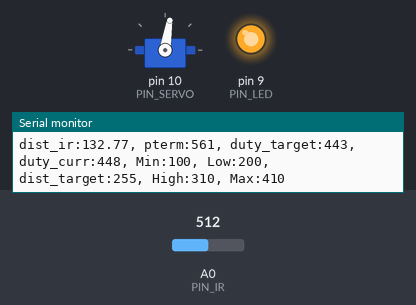
Recording of a sketch running on a simulated Arduino Uno, built with avr-gcc and run on an emulated ATmega328P. Parts: servo, output pins drawn as LEDs (lit = HIGH), the last lines printed to the serial monitor. The test bench sets the inputs (shaded band); at power-on: A0 (PIN_IR) = 512.

Above: at 1.2 s.
1.3 s: A0 (PIN_IR) set to 245
At 2.5 s:
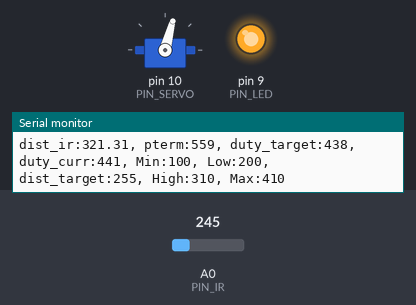
3.0 s: A0 (PIN_IR) set to 122
At 3.8 s:
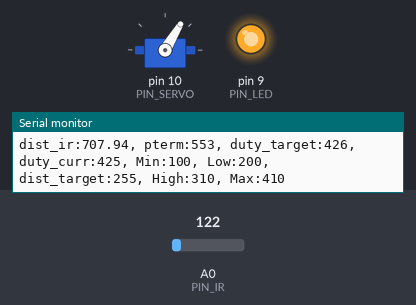
4.6 s: A0 (PIN_IR) set to 14
6.1 s: A0 (PIN_IR) set to 11
At 7.5 s:
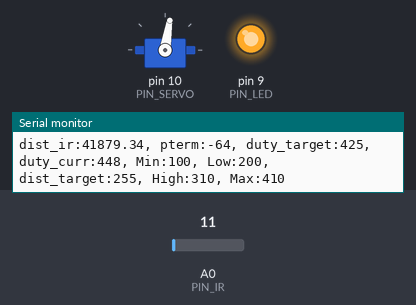
7.8 s: A0 (PIN_IR) set to 40
At 8.6 s:
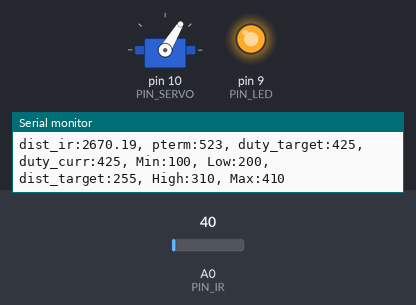
Timing chart, 0 to 10.4 s (numbered marks = the images above; inputs shaded):
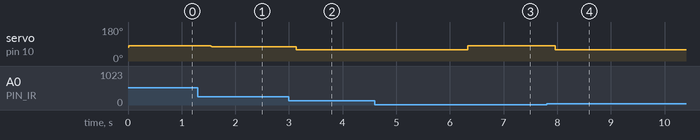

The sketch:

Proportional_Control.ino
```cpp
#include <Servo.h>

// Configurable parameters

// Arduino pin assignment
#define PIN_LED 9
#define PIN_SERVO 10
#define PIN_IR A0

//FrameWork setting
#define _DIST_TARGET 255
#define _DIST_MIN 100
#define _DIST_MAX 410

// Distance sensor
#define _DIST_ALPHA 0.5 // EMA filter is abled

// Servo range
#define _DUTY_MIN 1150
#define _DUTY_NEU 1300
#define _DUTY_MAX 1380

// Servo speed control
#define _SERVO_ANGLE 30 // angle b/w DUTY_MAX and DUTY_MIN
#define _SERVO_SPEED 30 // servo speed limit (deg/sec)

// Event periods
#define _INTERVAL_DIST 10 // distance sensor interval (ms)
#define _INTERVAL_SERVO 10 // servo interval (ms)
#define _INTERVAL_SERIAL 100 // serial interval (ms)

// PID parameters
#define _KP 0.3 // proportional gain *****
#define _KI 0
#define _KD 0

//global variables
float alpha = _DIST_ALPHA;
float dist_raw_list[30];
int dist_index = 0;

int a, b; // unit: mm

// Servo instance
Servo myservo;

// Distance sensor
float dist_target = _DIST_TARGET; // location to send the ball
float dist_raw, dist_mid;
// float dist_raw, dist_ema;

// Event periods
unsigned long last_sampling_time_dist, last_sampling_time_servo,
              last_sampling_time_serial;
bool event_dist, event_servo, event_serial;

// Servo speed control
int duty_chg_per_interval; // maximum duty difference per interval
int duty_target, duty_curr;

// PID variables
float error_curr, error_prev, control, pterm, dterm, iterm;

void sort(float array[], int n) {
  int i, j;
  float save;
  for (i=0; i<n-1; i++) {
    for (j=i+1; j<n; j++) {
      if (array[i] > array[j]) {
        save = array[i];
        array[i] = array[j];
        array[j] = save;
      }
    }
  }
}

float ir_distance(void) { // return value unit: mm
  float val;
  float volt = float(analogRead(PIN_IR));
  val = ((6762.0/(volt-9.0))-4.0) * 10.0;
  float dist_cali = 100 + 300.0 / (b-a) * (val - a);
  return dist_cali;
}

float ir_distance_filtered(void) { // return value unit: mm
  // for now, just use ir_distance() without noise filter
  dist_raw = ir_distance();
  if (dist_index < 30) {
    dist_raw_list[dist_index] = dist_raw;
    dist_index += 1;
  }
  else {
    dist_raw_list[0] = dist_raw;
    dist_index = 1;
  }
  sort(dist_raw_list, 30);
  float dist_mid = (dist_raw_list[15] + dist_raw_list[16]) / 2;
  return dist_mid;
}

void setup() {
  // initialize GPIO pins for LED and attach servo
  pinMode(PIN_LED, OUTPUT);
  digitalWrite(PIN_LED, 1);

  myservo.attach(PIN_SERVO);

  // initialize global variables
  a = 68;
  b = 310;
  last_sampling_time_dist = last_sampling_time_servo = last_sampling_time_serial = 0;
  event_dist = event_servo = event_serial = false;

  // move servo to neutral position
  myservo.writeMicroseconds(_DUTY_NEU);

  // initialize serial port
  Serial.begin(57600);

  // convert angle speed into duty change per interval
  duty_chg_per_interval = 5;
  //duty_chg_per_interval = (float)(_DUTY_MAX-_DUTY_MIN) * _SERVO_SPEED / 180 * _INTERVAL_SERVO / 1000;
}

void loop() {
  // Event generator
  unsigned long time_curr = millis();
  if(time_curr >= last_sampling_time_dist + _INTERVAL_DIST) {
        last_sampling_time_dist += _INTERVAL_DIST;
        event_dist = true;
  }
  if(time_curr >= last_sampling_time_servo + _INTERVAL_SERVO) {
        last_sampling_time_servo += _INTERVAL_SERVO;
        event_servo = true;
  }
  if(time_curr >= last_sampling_time_serial + _INTERVAL_SERIAL) {
        last_sampling_time_serial += _INTERVAL_SERIAL;
        event_serial = true;
  }

  // Event handlers
  if (event_dist) {
    event_dist = false;
    // get a distance reading from the distance sensor
    dist_raw = ir_distance();
    dist_mid = ir_distance_filtered();

    // PID control logic
    error_curr = dist_target - dist_mid;
    pterm = _KP * error_curr;
    dterm = _KD * (error_curr - error_prev);
    control = pterm;

    // duty_target = f(duty_neutral, control)
    duty_target = _DUTY_NEU + control; // 255mm에서의 각도

    // Limit duty_target within the range of [_DUTY_MIN, _DUTY_MAX]
    if (duty_target < _DUTY_MIN) duty_target = _DUTY_MIN;
    if (duty_target > _DUTY_MAX) duty_target = _DUTY_MAX;

    // update error_prev
    error_prev = error_curr;

    // keep duty_target value within the range of
    // [_DUTY_MIN, _DUTY_MAX]
  }

  if (event_servo) {
    // adjust duty_curr toward duty_target by duty_chg_per_interval
    event_servo = false;
    float angle_curr = myservo.read();
    duty_curr = 1000 + 5.55 * angle_curr;
    if (duty_curr != duty_target) duty_curr += (duty_chg_per_interval * control);
    else duty_curr = duty_target;
    if (duty_curr > _DUTY_MAX) duty_curr = _DUTY_MAX;
    else if (duty_curr < _DUTY_MIN) duty_curr = _DUTY_MIN;

    // update servo position
    myservo.writeMicroseconds(duty_curr);
  }

  if (event_serial) {
    event_serial = false;
    Serial.print("dist_ir:");
    Serial.print(dist_mid);
    Serial.print(", pterm:");
    Serial.print(map(pterm, -1000, 1000, 510, 610));
    Serial.print(", duty_target:");
    Serial.print(map(duty_target, 1000, 2000, 410, 510));
    Serial.print(", duty_curr:");
    Serial.print(map(duty_curr, 1000, 2000, 410, 510));
    Serial.println(", Min:100, Low:200, dist_target:255, High:310, Max:410");
  }
}
```

Measured:
- the behaviour switches between 13 and 12 on A0 (PIN_IR) (found by bisection; images 2 and 3)
- after the input at 1.3 s, servo on pin 10 (PIN_SERVO): 81° → 75° after 0.24 s
- after the input at 3.0 s, servo on pin 10 (PIN_SERVO): 75° → 59° after 0.13 s
- after the input at 6.1 s, servo on pin 10 (PIN_SERVO): 59° → 81° after 0.23 s
- after the input at 7.8 s, servo on pin 10 (PIN_SERVO): 81° → 59° after 0.16 s
